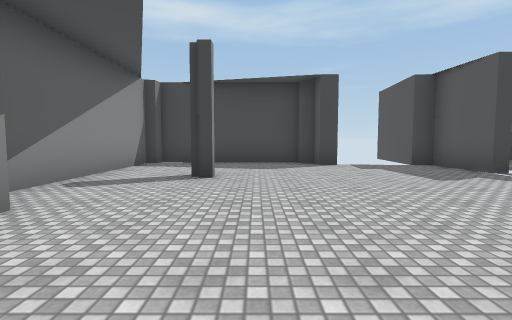
view 1 (above)

15 first-person views from a walk through a scene from a Unity 3-D project. The camera is 1.3 m above the floor, tilts 4° down and sees 85° across. The floor is counted in squares, 2 m on a side. Each view is taken from the middle of a square. On the plan, view 1 faces up. The plan holds only what a view shows up to about 9 squares ahead; the rest is blank. The place goes on beyond the plan. Surface patterns are stand-ins for the level's own textures.

view 2
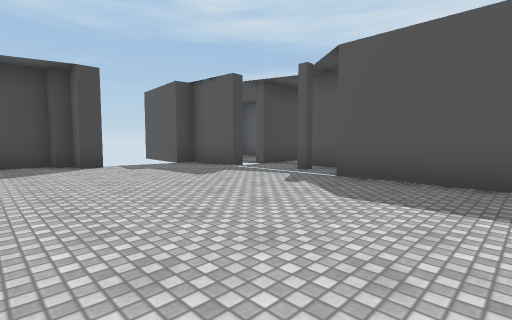

view 3
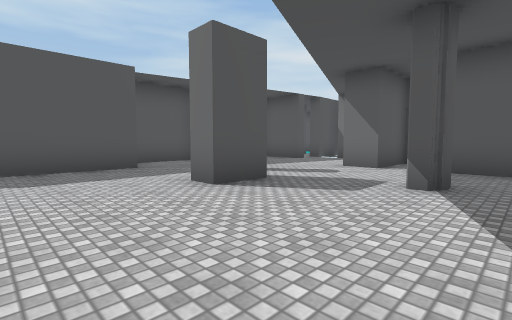

view 4
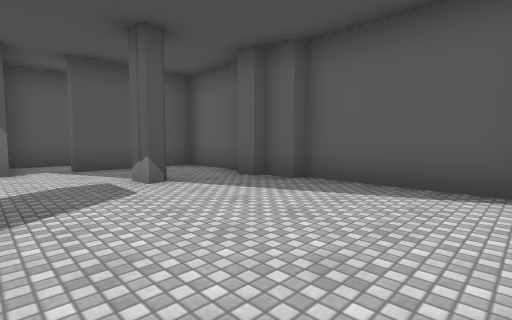

view 5
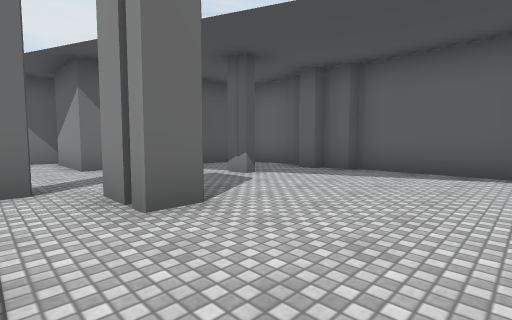

view 6
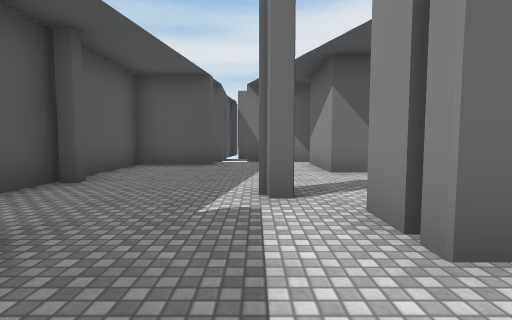

view 7
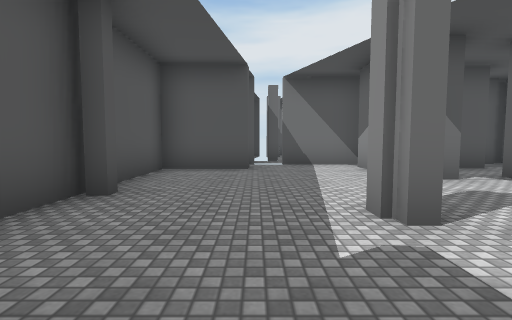

view 8
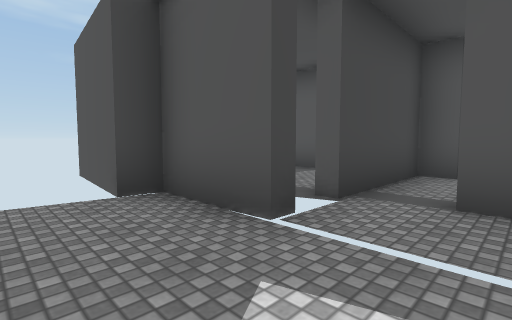

view 9
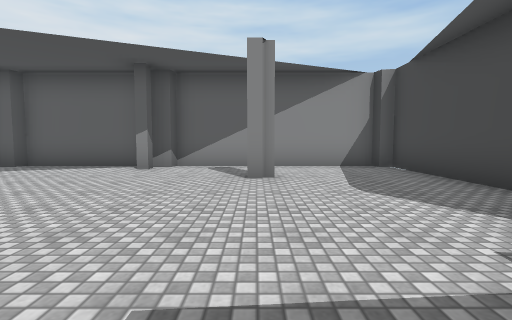

view 10
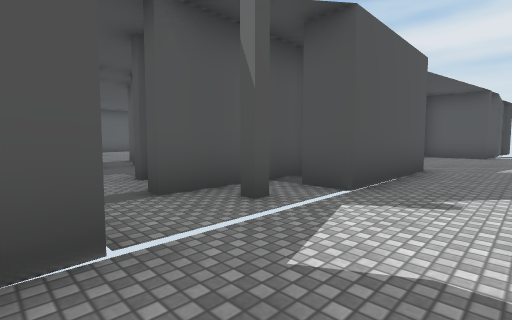

view 11
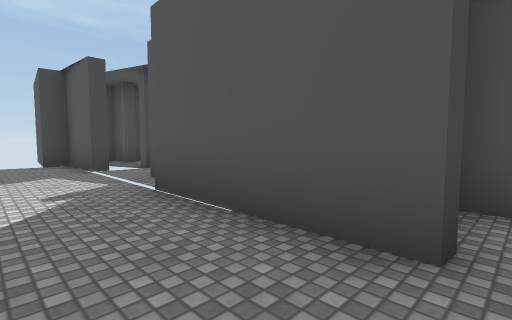

view 12
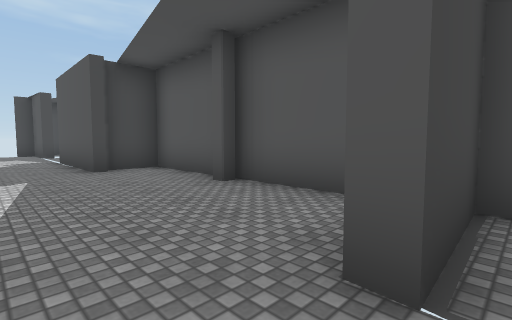

view 13
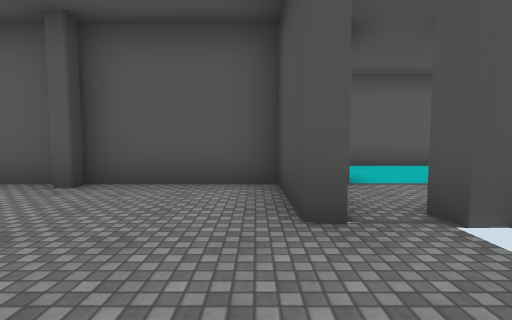

view 14
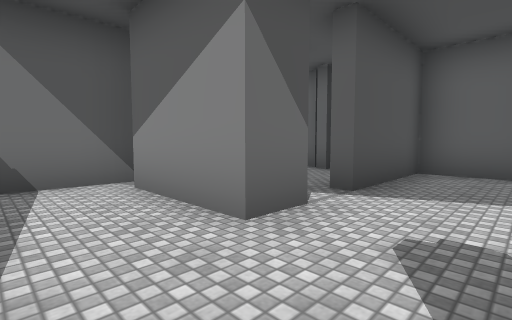

view 15
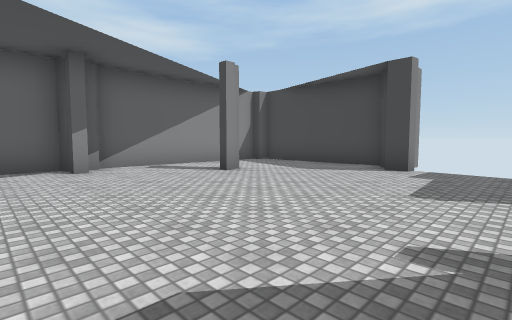

### Floor plan
Key: @ floor where view 1 was taken; # wall or solid block; . floor.
Columns run from 4 left of view 1 to 9 right of it. Each row starts with its distance up from view 1.
  9  ######
  8 ##....# ##
  7 #........#
  6 #........#####
  5 #..#.........#
  4 #........#####
  3 ##.......##
  2 #........#
  1 #........##
  0 #...@....###
 -1 ##....#....#
 -2 ##.#...#...#
 -3 #..........#
 -4 #.........##
 -5 ####.#....#
 -6  #...#....#
 -7  #.###...##
 -8  ### #####

Positions as (right, up) in squares from view 1, and headings:
1: (0, 0), facing up
2: (0, 0), facing up-right
3: (-2, 2), facing down-right
4: (1, 2), facing down-left
5: (3, 2), facing down-left
6: (3, 1), facing down
7: (4, 0), facing down
8: (3, 4), facing up-right
9: (4, 5), facing left
10: (3, 6), facing down-right
11: (3, -1), facing up-right
12: (3, -7), facing up-right
13: (2, -6), facing right
14: (3, -3), facing down-left
15: (4, 1), facing up-left
